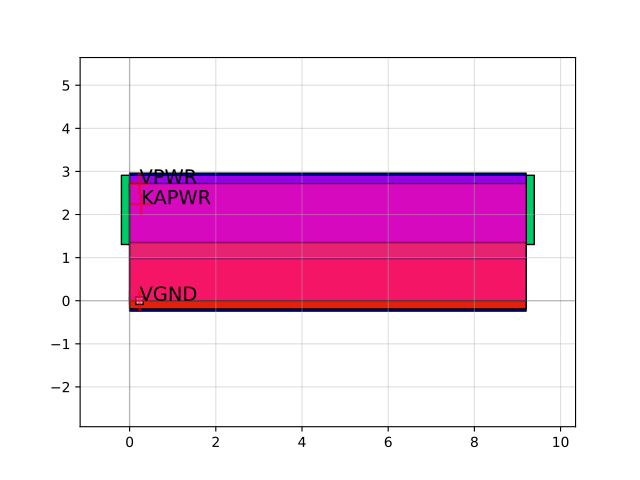

Write Python code to recreate this figure.
import sky130

c = sky130.components.sky130_fd_sc_hd__lpflow_clkbufkapwr_16()
c.plot()
